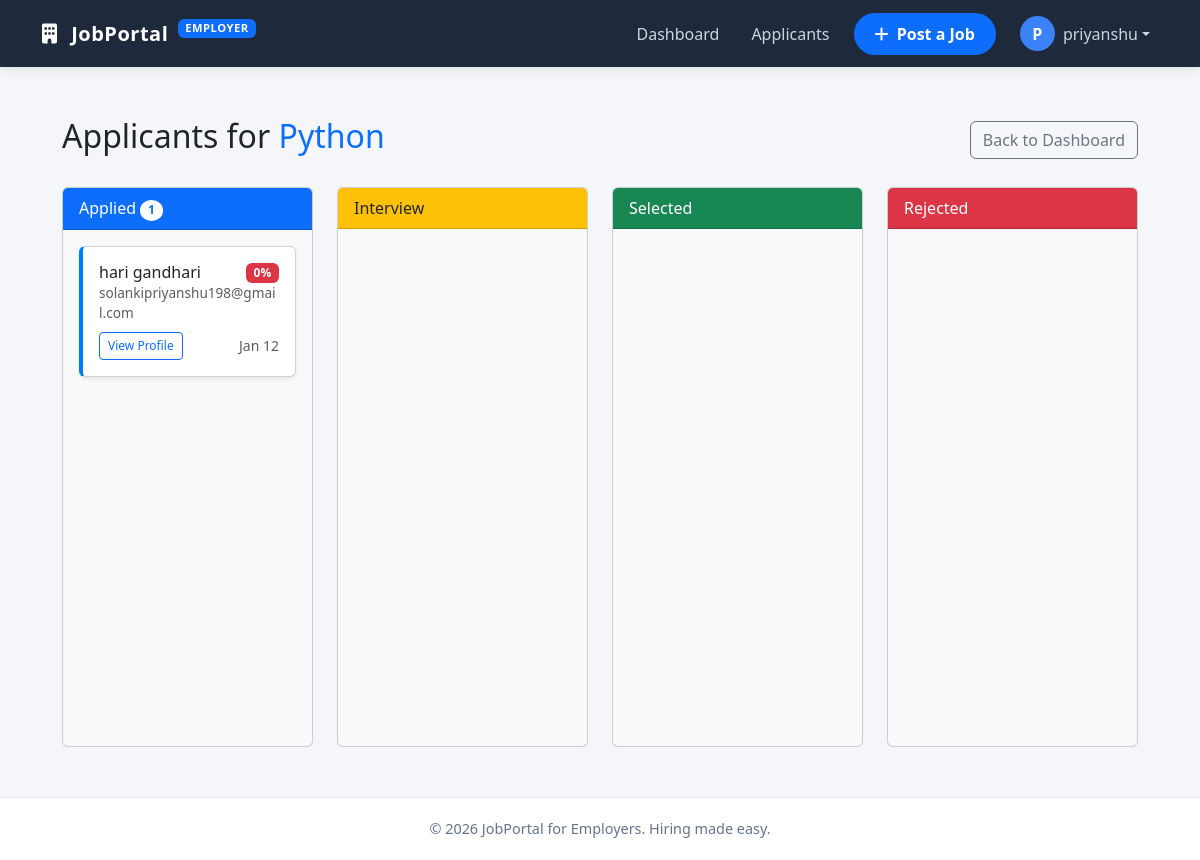
The page /job/1/kanban/ (signed in) on the database its author committed.
### jobportal/models.py (models this page shows, shortened)
class Job(models.Model):
    JOB_TYPES = [
        ('Full Time', 'Full Time'),
        ('Part Time', 'Part Time'),
        ('Freelance', 'Freelance'),
        ('Internship', 'Internship'),
    ]
    company = models.ForeignKey(
        Company,
        on_delete=models.CASCADE,
        related_name="jobs"
    )
    title = models.CharField(max_length=200)
    company_name = models.CharField(max_length=100, editable=False)
    location = models.CharField(max_length=100)
    description = models.TextField()
    requirements = models.TextField(blank=True, default="No specific requirements.")
    benefits = models.TextField(blank=True, default="Competitive salary.")
    salary_min = models.PositiveIntegerField(default=0)
    salary_max = models.PositiveIntegerField(default=0)
    job_type = models.CharField(max_length=20, choices=JOB_TYPES, default='Full Time')
    is_remote = models.BooleanField(default=False)
    is_urgent = models.BooleanField(default=False)
    created_at = models.DateTimeField(default=timezone.now)
    views = models.IntegerField(default=0)
    skills = models.TextField(blank=True, null=True, help_text="Comma-separated skills required for this job")

class Application(models.Model):
    STATUS_CHOICES = [
        ('applied', 'Applied'),
        ('interview', 'Interview'),
        ('selected', 'Selected'),
        ('rejected', 'Rejected'),
    ]
    user = models.ForeignKey(User, on_delete=models.CASCADE)
    job = models.ForeignKey(Job, on_delete=models.CASCADE, related_name='applications')
    resume = models.FileField(upload_to='resumes/')
    phone = models.CharField(max_length=20, blank=True, null=True)
    experience = models.CharField(max_length=50, blank=True, null=True)
    commute = models.CharField(max_length=10, blank=True, null=True)
    status = models.CharField(max_length=20, choices=STATUS_CHOICES, default='applied')
    applied_at = models.DateTimeField(auto_now_add=True)
    class Meta:
        unique_together = ('user', 'job')

### jobportal/views.py (the view)
# urls.py: path('job/<int:job_id>/kanban/', views.kanban_board, name='kanban_board'),
@login_required(login_url='login')
def kanban_board(request, job_id):
    job = get_object_or_404(Job, id=job_id)
    applicants = Application.objects.filter(job=job)
    for app in applicants:
        c_text = ""
        if hasattr(app.user, 'userprofile') and app.user.userprofile.skills:
             c_text = app.user.userprofile.skills
        app.match_score = calculate_match_score(job.skills or "", c_text)
    context = {
        'job': job,
        'applicants': applicants
    }
    return render(request, 'companies/kanban_board.html', context)

### jobportal/views.py (called while the page is built, shortened)
def split_skills(skill_text):
    if not skill_text:
        return []
    skills = re.split(r'[,\n\r]+', skill_text)
    return [s.strip() for s in skills if s.strip()]

def calculate_match_score(job_skills_text, candidate_skills_text):
    job_list = split_skills(job_skills_text)
    candidate_list = split_skills(candidate_skills_text)
    if not job_list:
        return 0

### jobportal/templates/companies/kanban_board.html (shortened to what this page needs)
{% extends 'companies/base.html' %}
{% block content %}
<div class="container-fluid" style="padding: 20px;">
    <div class="d-flex justify-content-between align-items-center mb-4">
        <h2>Applicants for <span class="text-primary">{{ job.title }}</span></h2>
        <a href="{% url 'company_dashboard' %}" class="btn btn-outline-secondary">Back to Dashboard</a>
    </div>
    <div class="row flex-nowrap overflow-auto" style="min-height: 70vh;">
        <div class="col-md-3">
            <div class="card bg-light h-100">
                <div class="card-header bg-primary text-white font-weight-bold">
                    Applied
                    <span class="badge badge-light float-right" style="background: white; color: #007bff; border-radius: 50%;">
                        {{ applicants|length }}
                    </span>
                </div>
                <div class="card-body" id="applied" style="overflow-y: auto;">
                    {% for app in applicants %}
                        {% if app.status == 'applied' or app.status == 'Pending' %}
                            <div class="card mb-2 shadow-sm border-left-primary">
                                <div class="card-body p-3">
                                    <div class="d-flex justify-content-between">
                                        <h6 class="font-weight-bold" style="margin:0;">{{ app.user.first_name }} {{ app.user.last_name }}</h6>
                                        {% if app.match_score >= 70 %}
                                            <span class="badge bg-success text-white" title="Excellent Match">{{ app.match_score }}%</span>
                                        {% elif app.match_score >= 40 %}
                                            <span class="badge bg-warning text-dark" title="Good Match">{{ app.match_score }}%</span>
                                        {% else %}
                                            <span class="badge bg-danger text-white" title="Low Match">{{ app.match_score }}%</span>
                                        {% endif %}
                                    </div>
                                    <p class="small text-muted mb-2" style="font-size: 0.85rem;">{{ app.user.email }}</p>
                                    <div class="d-flex justify-content-between mt-2 align-items-center">
                                        <a href="#" class="btn btn-sm btn-outline-primary" style="font-size: 0.75rem;">View Profile</a>
                                        <small class="text-muted">{{ app.applied_at|date:"M d" }}</small>
                                    </div>
                                </div>
                            </div>
                        {% endif %}
                    {% endfor %}
                </div>
            </div>
        </div>
        <div class="col-md-3">
            <div class="card bg-light h-100">
                <div class="card-header bg-warning text-dark font-weight-bold">Interview</div>
                <div class="card-body" id="interview" style="overflow-y: auto;">
                </div>
            </div>
        </div>
        <div class="col-md-3">
            <div class="card bg-light h-100">
                <div class="card-header bg-success text-white font-weight-bold">Selected</div>
                <div class="card-body" id="selected" style="overflow-y: auto;">
                </div>
            </div>
        </div>
        <div class="col-md-3">
            <div class="card bg-light h-100">
                <div class="card-header bg-danger text-white font-weight-bold">Rejected</div>
                <div class="card-body" id="rejected" style="overflow-y: auto;">
                </div>
            </div>
        </div>
    </div>
</div>
{% endblock %}

### jobportal/templates/companies/base.html (shortened to what this page needs)
<!DOCTYPE html>
<html lang="en">
<head>
    <link href="https://cdn.jsdelivr.net/npm/bootstrap@5.3.0/dist/css/bootstrap.min.css" rel="stylesheet">
    <link rel="stylesheet" href="https://cdnjs.cloudflare.com/ajax/libs/font-awesome/6.0.0/css/all.min.css">
</head>
<body>
    <nav class="navbar navbar-expand-lg navbar-dark navbar-employer sticky-top">
        <div class="container">
            <a class="navbar-brand" href="{% url 'company_dashboard' %}">
                <i class="fas fa-building me-2"></i> JobPortal <span class="badge bg-primary ms-1" style="font-size: 0.7rem; vertical-align: top;">EMPLOYER</span>
            </a>
            <div class="collapse navbar-collapse" id="employerNav">
                <ul class="navbar-nav ms-auto align-items-center">
                    <li class="nav-item">
                        <a class="nav-link me-3" href="{% url 'company_dashboard' %}">Dashboard</a>
                    </li>
                    <li class="nav-item">
                        <a class="nav-link me-3" href="{% url 'employer_applicants' %}">Applicants</a>
                    </li>
                    <li class="nav-item me-3">
                        <a class="btn btn-post-job" href="{% url 'post_job' %}">
                            <i class="fas fa-plus me-1"></i> Post a Job
                        </a>
                    </li>
                    <li class="nav-item dropdown">
                        <a class="nav-link dropdown-toggle d-flex align-items-center" href="#" id="navbarDropdown" role="button" data-bs-toggle="dropdown">
                            <div style="width: 35px; height: 35px; background: #3b82f6; border-radius: 50%; color: white; display: flex; align-items: center; justify-content: center; font-weight: bold; margin-right: 8px;">
                                {{ user.username|first|upper }}
                            </div>
                            <span>
                                {% if user.company %}
                                    {{ user.company.company_name }}
                                {% else %}
                                    {{ user.username }}
                                {% endif %}
                            </span>
                        </a>
                    </li>
                </ul>
            </div>
        </div>
    </nav>
    <div class="main-content">
        <div class="container">
            {% block content %}
            {% endblock %}
        </div>
    </div>
    <footer>
        <div class="container">
            <p class="mb-0">&copy; 2026 JobPortal for Employers. Hiring made easy.</p>
        </div>
    </footer>
</body>
</html>

### jobportal/templates/companies/base.html (style rules this page uses)
body { background-color: #f4f6f9; font-family: 'Segoe UI', Tahoma, Geneva, Verdana, sans-serif; min-height: 100vh; display: flex; flex-direction: column; }
.navbar-employer { background-color: #1e293b !important; box-shadow: 0 2px 10px rgba(0,0,0,0.1); }
.navbar-employer .navbar-brand { color: #fff !important; font-weight: 700; letter-spacing: 0.5px; }
.navbar-employer .nav-link { color: #cbd5e1 !important; font-weight: 500; transition: color 0.3s; }
.btn-post-job { background-color: #0d6efd; color: white; border-radius: 50px; padding: 8px 20px; font-weight: 600; }
.main-content { flex: 1; padding: 30px 0; }
footer { background: white; border-top: 1px solid #e2e8f0; padding: 20px 0; text-align: center; color: #64748b; font-size: 0.9rem; }

### jobportal/templates/companies/kanban_board.html (style rules this page uses)
.border-left-primary { border-left: 4px solid #007bff; }

### rows shown on the page
Job: title "Python"
Application: user.first_name "hari", user.last_name "gandhari", match_score "0", user.email "solankipriyanshu198@gmail.com", applied_at "Jan 12"

### other values the page prints
{{ user.username|first|upper }} "P"
{{ user.username }} "priyanshu"
{{ applicants|length }} "1"
